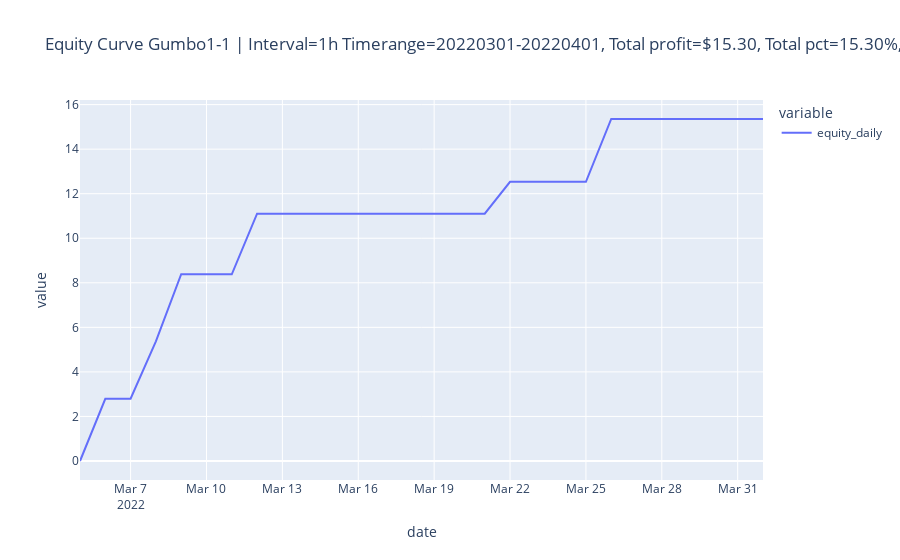

Notebook code for this chart:
### Code cell
bh_runner.report.plot()

### Figure 1 — Plotly figure (JSON) as saved in the notebook; plotly's stock layout.template omitted (floating-point values rounded to 4 significant figures)
{"data": [{"hovertemplate": "variable=equity_daily<br>date=%{x}<br>value=%{y}<extra></extra>", "legendgroup": "equity_daily", "line": {"color": "#636efa", "dash": "solid"}, "marker": {"symbol": "circle"}, "mode": "lines", "name": "equity_daily", "orientation": "v", "showlegend": true, "type": "scatter", "x": ["2022-03-05", "2022-03-06", "2022-03-07", "2022-03-08", "2022-03-09", "2022-03-10", "2022-03-11", "2022-03-12", "2022-03-13", "2022-03-14", "2022-03-15", "2022-03-16", "2022-03-17", "2022-03-18", "2022-03-19", "2022-03-20", "2022-03-21", "2022-03-22", "2022-03-23", "2022-03-24", "2022-03-25", "2022-03-26", "2022-03-27", "2022-03-28", "2022-03-29", "2022-03-30", "2022-03-31", "2022-04-01"], "xaxis": "x", "y": [0, 2.794, 2.794, 5.372, 8.383, 8.383, 8.383, 11.1, 11.1, 11.1, 11.1, 11.1, 11.1, 11.1, 11.1, 11.1, 11.1, 12.53, 12.53, 12.53, 12.53, 15.35, 15.35, 15.35, 15.35, 15.35, 15.35, 15.35], "yaxis": "y"}], "layout": {"legend": {"title": {"text": "variable"}, "tracegroupgap": 0}, "title": {"text": "Equity Curve Gumbo1-1 | Interval=1h Timerange=20220301-20220401, Total profit=$15.30, Total pct=15.30%, Mean pct=3.36%, Trades=13, Wins=9, Losses=1, Draws=3, Win ratio=69.23%"}, "xaxis": {"anchor": "y", "domain": [0, 1], "title": {"text": "date"}}, "yaxis": {"anchor": "x", "domain": [0, 1], "title": {"text": "value"}}}}
